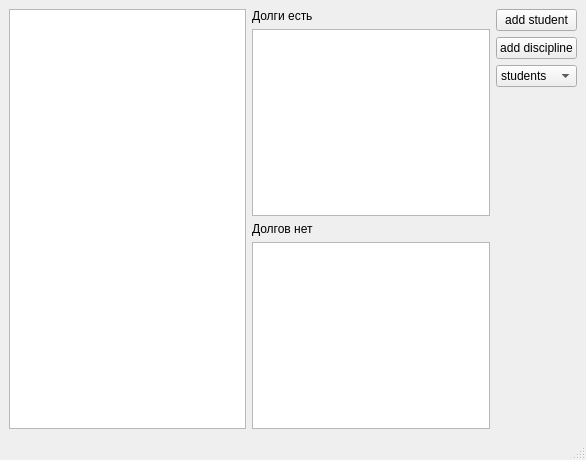
<?xml version="1.0" encoding="UTF-8"?>
<ui version="4.0">
 <class>MainWindow</class>
 <widget class="QMainWindow" name="MainWindow">
  <property name="geometry">
   <rect>
    <x>0</x>
    <y>0</y>
    <width>586</width>
    <height>460</height>
   </rect>
  </property>
  <property name="windowTitle">
   <string>MainWindow</string>
  </property>
  <widget class="QWidget" name="centralwidget">
   <layout class="QGridLayout" name="gridLayout">
    <item row="0" column="0">
     <layout class="QHBoxLayout" name="horizontalLayout">
      <item>
       <widget class="QTableView" name="tableView"/>
      </item>
      <item>
       <layout class="QVBoxLayout" name="verticalLayout_2">
        <item>
         <widget class="QLabel" name="label">
          <property name="text">
           <string>Долги есть</string>
          </property>
         </widget>
        </item>
        <item>
         <widget class="QTableView" name="tableView_1"/>
        </item>
        <item>
         <widget class="QLabel" name="label_2">
          <property name="text">
           <string>Долгов нет</string>
          </property>
         </widget>
        </item>
        <item>
         <widget class="QTableView" name="tableView_2"/>
        </item>
       </layout>
      </item>
      <item>
       <layout class="QVBoxLayout" name="verticalLayout">
        <item>
         <widget class="QPushButton" name="pushButton">
          <property name="text">
           <string>add student</string>
          </property>
         </widget>
        </item>
        <item>
         <widget class="QPushButton" name="pushButton_2">
          <property name="text">
           <string>add discipline</string>
          </property>
         </widget>
        </item>
        <item>
         <widget class="QComboBox" name="comboBox">
          <item>
           <property name="text">
            <string>students</string>
           </property>
          </item>
          <item>
           <property name="text">
            <string>result</string>
           </property>
          </item>
          <item>
           <property name="text">
            <string>session</string>
           </property>
          </item>
         </widget>
        </item>
        <item>
         <spacer name="verticalSpacer">
          <property name="orientation">
           <enum>Qt::Vertical</enum>
          </property>
          <property name="sizeHint" stdset="0">
           <size>
            <width>20</width>
            <height>40</height>
           </size>
          </property>
         </spacer>
        </item>
       </layout>
      </item>
     </layout>
    </item>
   </layout>
  </widget>
  <widget class="QMenuBar" name="menubar">
   <property name="geometry">
    <rect>
     <x>0</x>
     <y>0</y>
     <width>586</width>
     <height>21</height>
    </rect>
   </property>
  </widget>
  <widget class="QStatusBar" name="statusbar"/>
 </widget>
 <resources/>
 <connections/>
</ui>
